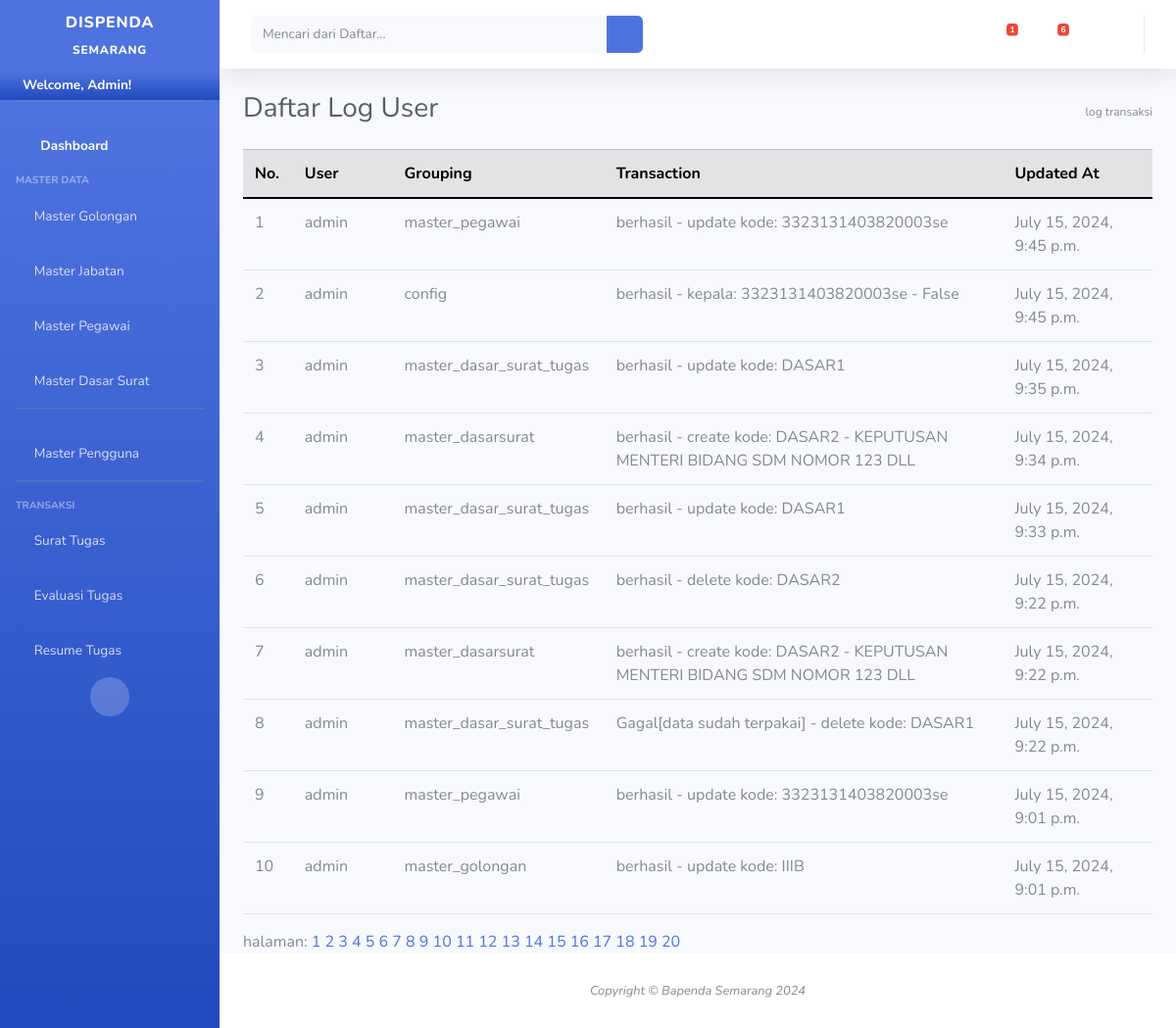
The page /logs/ (signed in) on the database as committed earlier.
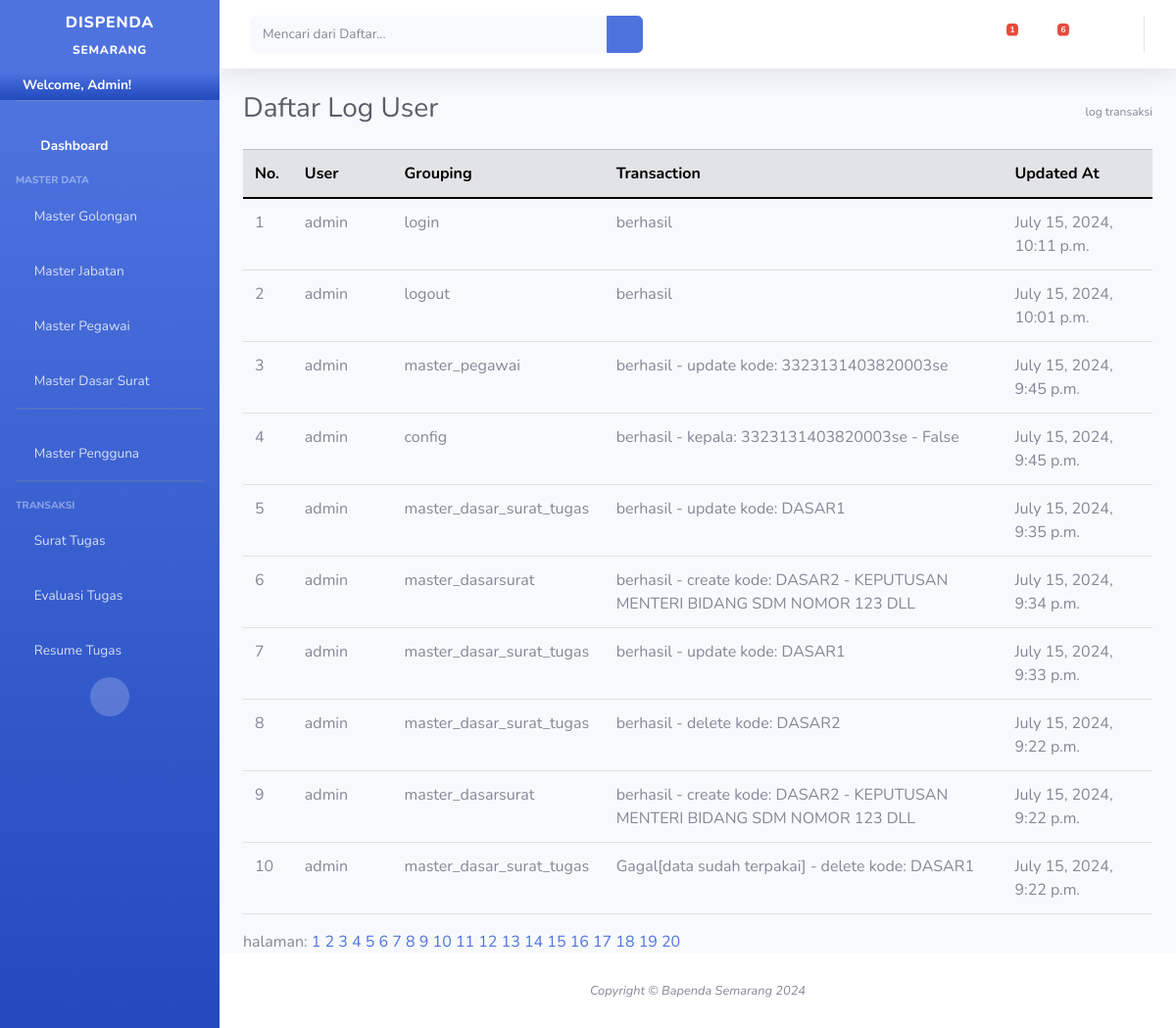
The same page on the database as committed later.
### surat_tugas/models.py (models this page shows, shortened)
class Logging(models.Model):
    updatedAt = models.DateTimeField(auto_now_add=True,null=True)
    user = models.ForeignKey(Pengguna,on_delete=models.RESTRICT)
    grouping = models.CharField(max_length=200,null=False,blank=True)
    transaction = models.CharField(max_length=250,null=False,blank=True,default="")

class Pengguna(AbstractUser):
    updatedAt = models.DateTimeField(auto_now_add=True,null=True)
    updatedBy = models.CharField(max_length=20,null=True,blank=True)
    is_edit = models.BooleanField(default=False)
    is_delete = models.BooleanField(default=False)
    is_create = models.BooleanField(default=True)
    email = models.CharField(max_length=100,blank=True,null=True,unique=True)

### cms/views.py (the view)
# urls.py: path('logs/',displayLog,name="displayLog"),
def displayLog(request):
	if(request.user.is_authenticated != True):
		return HttpResponseRedirect('/auth/')
	if(request.user.is_superuser !=True):
		return HttpResponseRedirect('/')
	print(request.GET.dict())
	try:
		page=request.GET['page']
	except:
		page=1
	if page==None:
		page=1
	listLogging = Logging.objects.all().order_by('-updatedAt')
	p=Paginator(listLogging,10)
	try:
		halaman = p.page(page)
	except:
		halaman = p.page(1)
	context={
		'lists':halaman,
		'paginator':p,
		'menuname':'Daftar Log User',
		'pathway':'log transaksi',
		'username':request.user.username,
		'mywebsite': '/logs/',
		'pending_surat':getPendingSurat(),
		'pending_lhe':getPendingLHE()
	}
	return render(request,'master/display_logging.html',context)

### cms/views.py (called while the page is built)
def getPendingSurat():
	return TrxSuratTugas.objects.all().filter(submit=False)

def getPendingLHE():
	return headerLHE.objects.all().filter(submit=False)

### surat_tugas/models.py (called while the page is built)
    def __str__(self):
        return self.nomor_surat

### templates/master/display_logging.html
{% extends 'base.html'%}
{% load static %}
{% block contents%}
<div style="text-wrap: wrap; overflow-x: scroll;">
<table class="table  table-hover">
     <thead class="table-secondary">
        <th style="width:50px">No.</th>
        <th style="width:100px">User</th>
        <th style="width:100px">Grouping</th>
        <th style="width:400px">Transaction</th>
        <th style="width:150px">Updated At</th>
    </thead>
    {% for list in lists%}
    <tr>
        <td>{{forloop.counter}}</td>
        <td>{{list.user.username}}</td>
        <td>{{list.grouping}}</td>
        <td>{{list.transaction}}</td>
        <td>{{list.updatedAt}}</td>
    </tr>
    {% endfor%}
</table>
</div>
<div>
    halaman:
    {% for hal in paginator.page_range%}
        <a class="button" href="{% url 'displayLog'%}?page={{hal}}">{{hal}}</a>
    {% endfor %}
</div>
{% endblock%}

Rows that differ between the two databases and show on the page:
no longer on this page (row unchanged): Logging: user.username "admin", grouping "master_pegawai", transaction "berhasil - update kode: 3323131403820003se", updatedAt "July 15, 2024, 9:01 p.m."
no longer on this page (row unchanged): Logging: user.username "admin", grouping "master_golongan", transaction "berhasil - update kode: IIIB", updatedAt "July 15, 2024, 9:01 p.m."
added Logging: user.username "admin", grouping "login", transaction "berhasil", updatedAt "July 15, 2024, 10:11 p.m."
added Logging: user.username "admin", grouping "logout", transaction "berhasil", updatedAt "July 15, 2024, 10:01 p.m."
